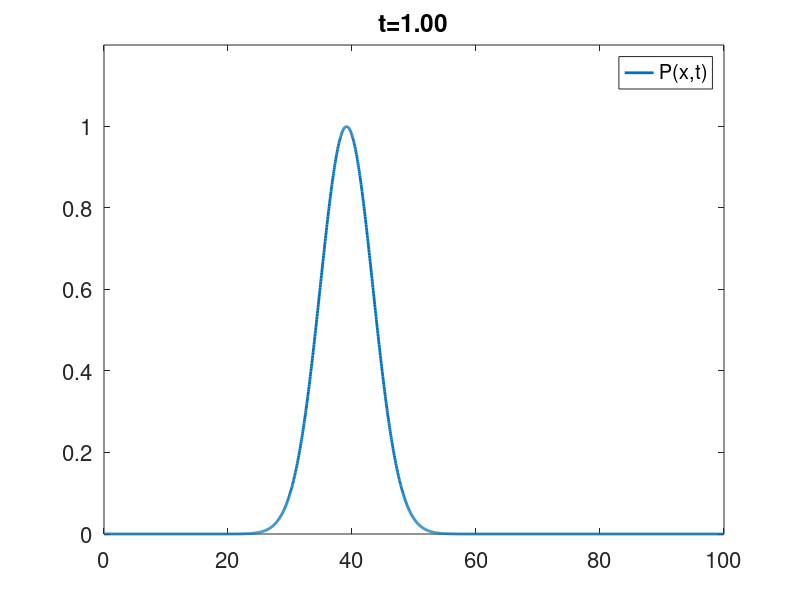

Source code (MATLAB):
function Problem11
  
c = 10;
A = 20;

x = linspace(0,100,2000);
P0 = @(x) exp(-((x-50)/6).^2);





num_times = 100;
ts = linspace(0,1,num_times);
for kk = 1:num_times
  t = ts(kk);
  plot(x,P0(x-A*sin(c*t)),'linewidth',2)
  title(sprintf('t=%1.2f',t),'fontsize',20)
  ylim([0,1.2*max(P0(x))])
  set(gca,'fontsize',16) 
  legend('P(x,t)')
  pause(0.01)

end

